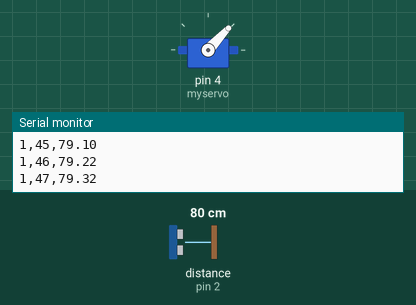
Simulated run of this sketch. Board: Arduino Uno, built with avr-gcc and run on an emulated ATmega328P. Parts: servo, the last lines printed to the serial monitor. Wiring (inferred from the names in the program): ultrasonic range finder: trigger pin 3; echo pin 2. The inputs (shaded band) are chosen by the test bench; at power-on: distance to the obstacle (sensor on pin 2) 80 cm. The echo pulse lasts 58.3 µs per cm.

Above: at 1.79 s.
1.8 s: distance to the obstacle (sensor on pin 2) set to 60 cm
At 2.5 s:
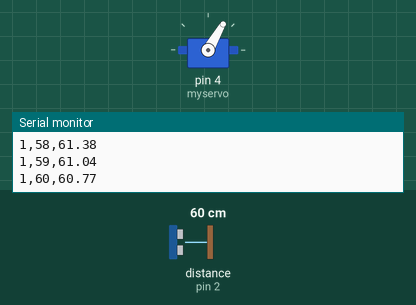
4.8 s: distance to the obstacle (sensor on pin 2) set to 2 cm
At 4.95 s:
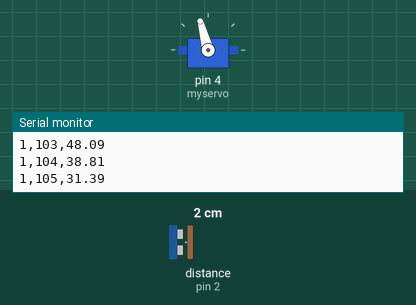
7.8 s: distance to the obstacle (sensor on pin 2) set to 35 cm
At 7.99 s:
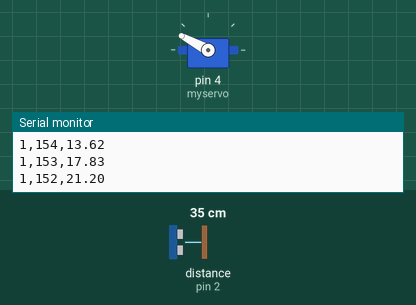
Timing chart, 0 to 16.8 s (numbered marks = the images above; inputs shaded):
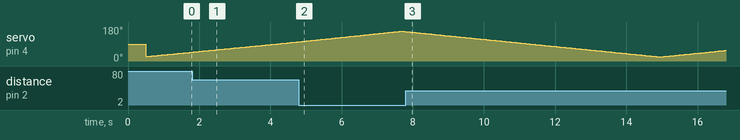

The sketch:

Radar.ino
```cpp
#include <Servo.h>  // Подключаем библиотеку для работы с сервоприводом
Servo myservo;      // Создаем объект myservo для управления сервоприводом

#define HC_TRIG 3   // Определяем пин для TRIG ультразвукового датчика
#define HC_ECHO 2   // Определяем пин для ECHO ультразвукового датчика

float distFilt = 0; // Переменная для хранения отфильтрованного расстояния
int pos = 23;       // Начальная позиция сервопривода (в градусах)
bool direction = true; // Флаг направления движения сервопривода (true - против часовой, false - по часовой)

void setup() {
  Serial.begin(9600);   // Инициализация последовательного порта со скоростью 9600 бод
  pinMode(HC_TRIG, OUTPUT); // Устанавливаем TRIG как выход
  pinMode(HC_ECHO, INPUT);  // Устанавливаем ECHO как вход
  myservo.attach(4);    // Подключаем сервопривод к пину 4
  delay(500);           // Небольшая задержка для стабилизации
}

void loop() {
  float dist = getDist(); // Получаем необработанное расстояние с датчика
  distFilt += (dist - distFilt) * 0.2; // Применяем фильтрацию (экспоненциальное сглаживание)

  // Двигаем сервопривод в пределах от 23 до 157 градусов (угол обзора 135 градусов)
  if (direction && pos <= 157) {
    pos++;               // Увеличиваем угол поворота
    myservo.write(pos);  // Устанавливаем новую позицию сервопривода
  } else if (pos >= 23) {
    pos--;               // Уменьшаем угол поворота
    direction = false;   // Меняем направление движения
    myservo.write(pos);  // Устанавливаем новую позицию сервопривода
  } else {
    direction = true;    // Возвращаем направление в исходное
  }

  // Отправляем данные через Serial в формате "1,угол,расстояние"
  Serial.print("1,");
  Serial.print(pos);
  Serial.print(",");
  Serial.println(distFilt);

  delay(50); // Небольшая задержка для плавности работы
}

// Функция получения расстояния с ультразвукового датчика
float getDist() {
  digitalWrite(HC_TRIG, HIGH);  // Посылаем короткий импульс 10 мкс на TRIG
  delayMicroseconds(10);
  digitalWrite(HC_TRIG, LOW);   // Завершаем импульс

  uint32_t us = pulseIn(HC_ECHO, HIGH); // Измеряем длительность импульса на ECHO

  return (us / 58.3); // Преобразуем время в микросекундах в расстояние в сантиметрах
}
```
